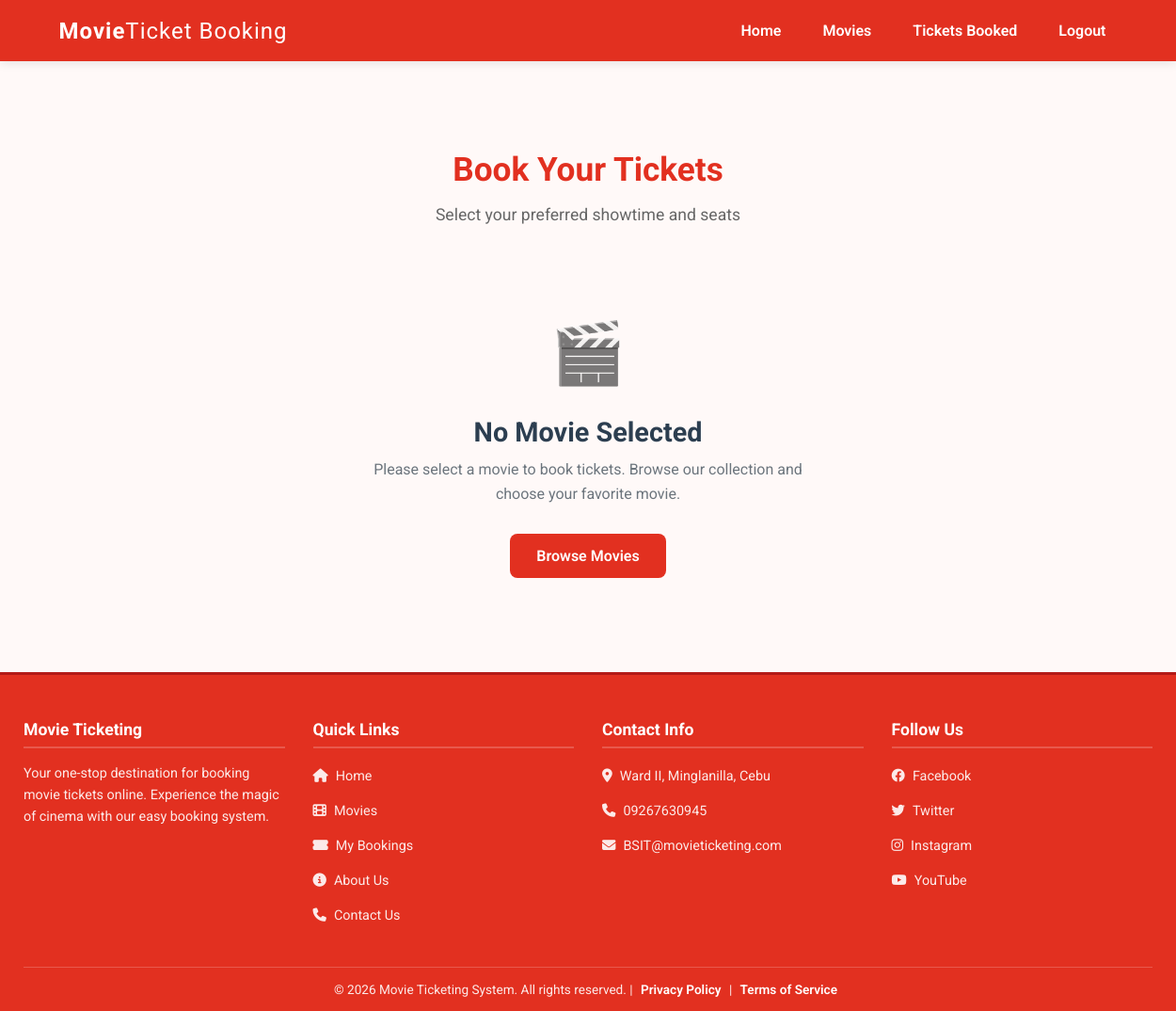
The app's page /book_ticket?movie=Wuthering Heights (signed in), older data.
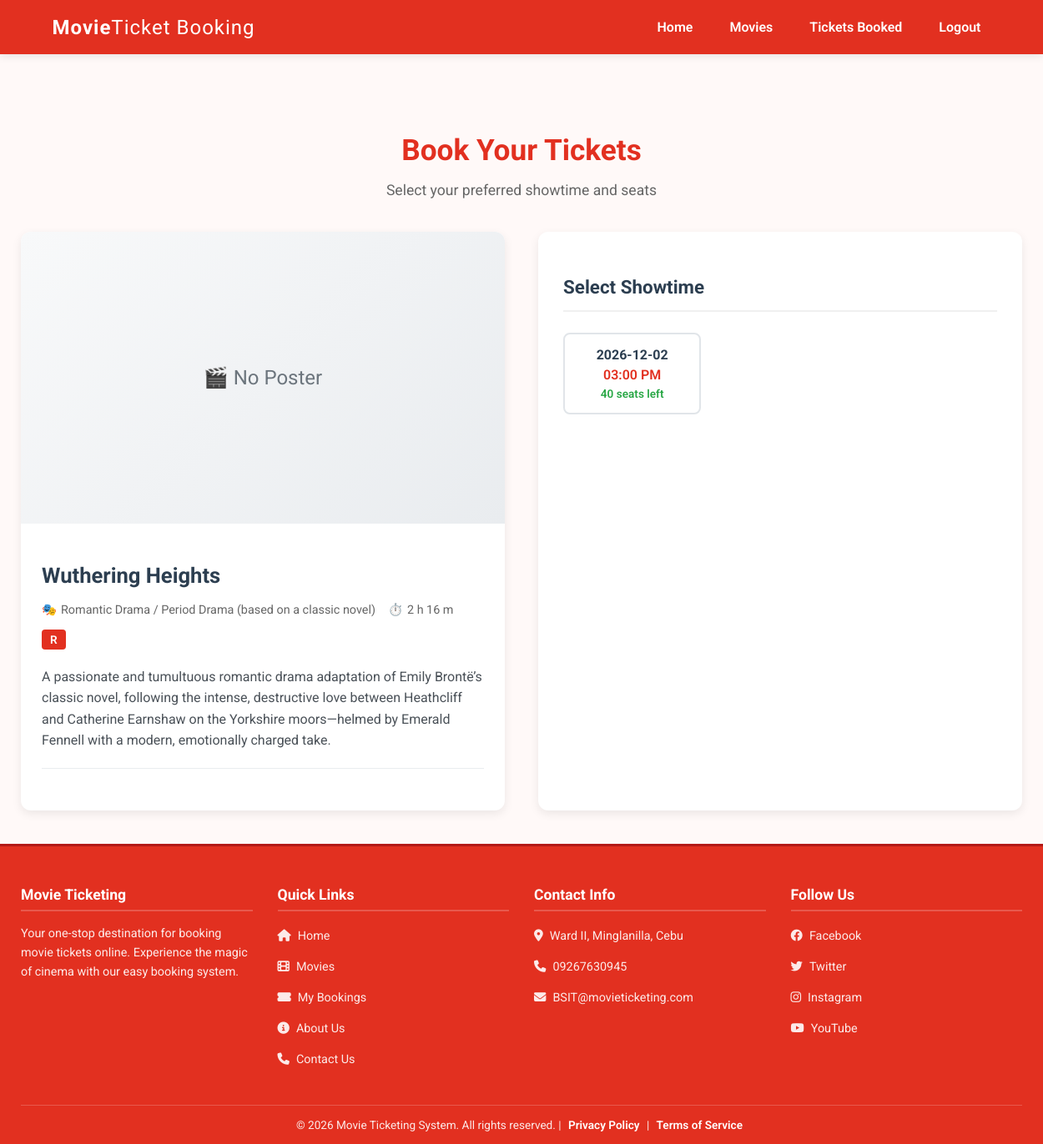
The same page, newer data.
### tables this page shows
CREATE TABLE movies (
                    id INTEGER PRIMARY KEY AUTOINCREMENT,
                    title TEXT NOT NULL,
                    genre TEXT,
                    duration TEXT,
                    rating TEXT,
                    description TEXT,
                    poster_url TEXT,
                    is_active BOOLEAN DEFAULT 1,
                    created_at TIMESTAMP DEFAULT CURRENT_TIMESTAMP,
                    UNIQUE(title, genre, duration)
                );

CREATE TABLE movie_schedules (
        id INTEGER PRIMARY KEY AUTOINCREMENT,
        movie_id INTEGER NOT NULL,
        movie_title TEXT NOT NULL,
        show_date TEXT NOT NULL,
        showtime TEXT NOT NULL,
        total_seats INTEGER DEFAULT 40,
        available_seats INTEGER DEFAULT 40,
        is_active BOOLEAN DEFAULT 1,
        created_at TIMESTAMP DEFAULT CURRENT_TIMESTAMP,
        FOREIGN KEY (movie_id) REFERENCES movies (id),
        UNIQUE(movie_id, show_date, showtime)
    );

### app.py (the view, shortened to what this page needs)
@app.route('/book_ticket', methods=['GET', 'POST'])
def book_ticket():
    if 'role' in session and session['role'] == 'Customer':
        movie_title = request.args.get('movie', '')
        conn = sqlite3.connect('database.db')
        c = conn.cursor()
        movie_details = None
        if movie_title:
            c.execute("SELECT title, genre, duration, rating, description, poster_url FROM movies WHERE title = ?",
                      (movie_title,))
            movie_details = c.fetchone()
        schedules = []
        if movie_title:
            c.execute("""
                SELECT id, show_date, showtime, available_seats
                FROM movie_schedules
                WHERE movie_title = ? AND is_active = 1
                AND show_date >= date('now')
                ORDER BY show_date, showtime
            """, (movie_title,))
            schedules = c.fetchall()
        conn.close()
        movie_data = None
        if movie_details:
            movie_data = {
                'title': movie_details[0],
                'genre': movie_details[1],
                'duration': movie_details[2],
                'rating': movie_details[3],
                'description': movie_details[4],
                'poster_url': movie_details[5]
            }
        schedule_list = []
        for schedule in schedules:
            schedule_list.append({
                'id': schedule[0],
                'show_date': schedule[1],
                'showtime': schedule[2],
                'available_seats': schedule[3]
            })
        return render_template('buyticket.html',
                               movie=movie_data,
                               schedules=schedule_list,
                               selected_movie_title=movie_title)
    else:
        return redirect(url_for('login'))

### templates/buyticket.html (shortened to what this page needs)
{% extends "base.html" %}
{% block content %}
<div class="booking-container">
  <div class="page-header">
    <h1 class="page-title">Book Your Tickets</h1>
    <p class="page-subtitle">Select your preferred showtime and seats</p>
  </div>
  {% if movie %}
  <div class="booking-content">
    <div class="movie-details-card">
      <div class="movie-poster-container">
        {% if movie.poster_url %}
        <div class="no-poster" style="display: none;">🎬 No Poster</div>
        {% else %}
        <div class="no-poster">🎬 No Poster</div>
        {% endif %}
      </div>
      <div class="movie-info">
        <h2 class="movie-title">{{ movie.title }}</h2>
        <div class="movie-meta">
          <div class="meta-item">
            <span>🎭</span>
            <span>{{ movie.genre }}</span>
          </div>
          <div class="meta-item">
            <span>⏱️</span>
            <span>{{ movie.duration }}</span>
          </div>
          <div class="meta-item">
            <span class="rating-badge">{{ movie.rating }}</span>
          </div>
        </div>
        <div class="movie-description">
          {{ movie.description if movie.description else "Experience this amazing movie on the big screen!" }}
        </div>
      </div>
    </div>
    <div class="booking-form-card">
      <form method="POST" action="{{ url_for('book_ticket') }}" id="bookingForm">
        <h3 class="form-section-title">Select Showtime</h3>
        {% if schedules %}
        <div class="schedule-grid" id="scheduleContainer">
          {% for schedule in schedules %}
          <div class="schedule-option" data-schedule-id="{{ schedule.id }}"
               data-date="{{ schedule.show_date }}" data-time="{{ schedule.showtime }}">
            <div class="schedule-date">{{ schedule.show_date }}</div>
            <div class="schedule-time">{{ schedule.showtime }}</div>
            <div class="schedule-seats {% if schedule.available_seats < 10 %}low{% elif schedule.available_seats == 0 %}none{% endif %}">
              {{ schedule.available_seats }} seats left
            </div>
          </div>
          {% endfor %}
        </div>
        {% endif %}
      </form>
    </div>
  </div>
  {% else %}
  <div class="empty-state">
    <div class="empty-icon">🎬</div>
    <h3 class="empty-title">No Movie Selected</h3>
    <p class="empty-text">Please select a movie to book tickets. Browse our collection and choose your favorite movie.</p>
    <a href="{{ url_for('movies') }}" class="btn-browse">Browse Movies</a>
  </div>
  {% endif %}
</div>
{% endblock %}

### templates/base.html (shortened to what this page needs)
<!DOCTYPE html>
<html lang="en">
<head>
  <link rel="stylesheet" href="https://cdnjs.cloudflare.com/ajax/libs/font-awesome/6.4.0/css/all.min.css">
</head>
<body>
  <header>
    <div class="container">
      <div class="logo">
        Movie<span style="font-weight:400;">Ticket Booking</span>
      </div>
      <nav>
        <ul>
          {% if session.get('user_id') %}
            <li><a href="{{ url_for('customer_dashboard') }}" {% if request.endpoint == 'customer_dashboard' %}class="active"{% endif %}>Home</a></li>
            <li><a href="{{ url_for('movies') }}" {% if request.endpoint == 'movies' %}class="active"{% endif %}>Movies</a></li>
            <li><a href="{{ url_for('viewtickets') }}" {% if request.endpoint == 'viewtickets' %}class="active"{% endif %}>Tickets Booked</a></li>
            <li><a href="{{ url_for('logout') }}">Logout</a></li>
          {% endif %}
        </ul>
      </nav>
    </div>
  </header>
  <main>
    {% block content %}{% endblock %}
  </main>
  <footer class="footer">
    <div class="footer-container">
      <div class="footer-content">
        <div class="footer-section">
          <h3>Movie Ticketing</h3>
          <p>
            Your one-stop destination for booking movie tickets online.
            Experience the magic of cinema with our easy booking system.
          </p>
        </div>
        <div class="footer-section">
          <h3>Quick Links</h3>
          <ul class="footer-links">
            {% if session.get('user_id') %}
              <li><a href="{{ url_for('customer_dashboard') }}"><i class="fas fa-home"></i> Home</a></li>
              <li><a href="{{ url_for('movies') }}"><i class="fas fa-film"></i> Movies</a></li>
              <li><a href="{{ url_for('viewtickets') }}"><i class="fas fa-ticket-alt"></i> My Bookings</a></li>
            {% else %}
              <li><a href="{{ url_for('home') }}"><i class="fas fa-home"></i> Home</a></li>
              <li><a href="{{ url_for('login') }}"><i class="fas fa-film"></i> Movies</a></li>
              <li><a href="{{ url_for('login') }}"><i class="fas fa-ticket-alt"></i> My Bookings</a></li>
            {% endif %}
            <li><a href="#"><i class="fas fa-info-circle"></i> About Us</a></li>
            <li><a href="#"><i class="fas fa-phone"></i> Contact Us</a></li>
          </ul>
        </div>
        <div class="footer-section">
          <h3>Contact Info</h3>
          <ul class="footer-links">
            <li><a href="#"><i class="fas fa-map-marker-alt"></i> Ward II, Minglanilla, Cebu</a></li>
            <li><a href="tel:+1234567890"><i class="fas fa-phone"></i> 09267630945</a></li>
            <li><a href="mailto:info@movieticketing.com"><i class="fas fa-envelope"></i> BSIT@movieticketing.com</a></li>
          </ul>
        </div>
        <div class="footer-section">
          <h3>Follow Us</h3>
          <ul class="footer-links">
            <li><a href="#"><i class="fab fa-facebook"></i> Facebook</a></li>
            <li><a href="#"><i class="fab fa-twitter"></i> Twitter</a></li>
            <li><a href="#"><i class="fab fa-instagram"></i> Instagram</a></li>
            <li><a href="https://www.youtube.com/@J2KD2024/shorts"><i class="fab fa-youtube"></i> YouTube</a></li>
          </ul>
        </div>
      </div>
      <div class="footer-bottom">
        <p>&copy; <span id="currentYear"></span> Movie Ticketing System. All rights reserved. |
          <a href="#">Privacy Policy</a> |
          <a href="#">Terms of Service</a>
        </p>
      </div>
    </div>
  </footer>
</body>
</html>

Row changes from the older to the newer data that the page shows:
added movies: title "Wuthering Heights", genre "Romantic Drama / Period Drama (based on a classic novel)", duration "2 h 16 m", rating "R", description "A passionate and tumultuous romantic drama adaptation of Emily Brontë’s classic novel, following the intense, destructive love between Heathcliff and Catherine Earnshaw on the Yorkshire moors—helmed by Emerald Fennell with a modern, emotionally charged take."
added movie_schedules: show_date "2026-12-02", showtime "03:00 PM", available_seats "40"
Text that changed along with them:
text no longer shown: "🎬 No Movie Selected Please select a movie to book tickets. Browse our collection and choose your favorite movie. Browse Movies"
text now shown: "🎬 No Poster 🎭 ⏱️ Select Showtime"
